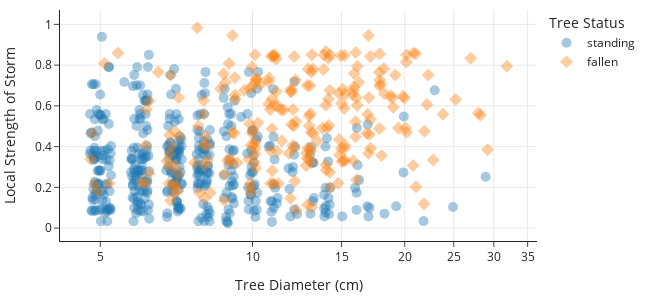

Notebook cell for this chart:
### Code cell
fig = px.scatter(trees,
                 x=jitter(trees['diameter'], amt=0.5),
                 y='storm', 
                 color='status',
                 symbol='status',
                 log_x=True,
                 width=650,
                 height=300)

fig.update_traces(marker=dict(opacity=0.4, size=10))

fig.update_layout(xaxis_title="Tree Diameter (cm)",
                  yaxis_title="Local Strength of Storm",
                  legend_title="Tree Status")

fig

### Figure 1 — Plotly figure (JSON) as saved in the notebook; plotly's stock layout.template omitted (floating-point values rounded to 4 significant figures; data arrays with more than 128 entries replaced by an {"elided": "..."} marker saying what was removed)
{"data": [{"hovertemplate": "status=standing<br>x=%{x}<br>storm=%{y}<extra></extra>", "legendgroup": "standing", "marker": {"color": "#1F77B4", "opacity": 0.4, "size": 10, "symbol": "circle"}, "mode": "markers", "name": "standing", "orientation": "v", "showlegend": true, "type": "scatter", "x": {"elided": "426 float values"}, "xaxis": "x", "y": {"elided": "426 float values"}, "yaxis": "y"}, {"hovertemplate": "status=fallen<br>x=%{x}<br>storm=%{y}<extra></extra>", "legendgroup": "fallen", "marker": {"color": "#FF7F0E", "opacity": 0.4, "size": 10, "symbol": "diamond"}, "mode": "markers", "name": "fallen", "orientation": "v", "showlegend": true, "type": "scatter", "x": {"elided": "233 float values"}, "xaxis": "x", "y": {"elided": "233 float values"}, "yaxis": "y"}], "layout": {"height": 300, "legend": {"title": {"text": "Tree Status"}, "tracegroupgap": 0}, "width": 650, "xaxis": {"anchor": "y", "autorange": true, "domain": [0, 1], "range": [0.619, 1.563], "title": {"text": "Tree Diameter (cm)"}, "type": "log"}, "yaxis": {"anchor": "x", "autorange": true, "domain": [0, 1], "range": [-0.063, 1.07], "title": {"text": "Local Strength of Storm"}, "type": "linear"}}}
